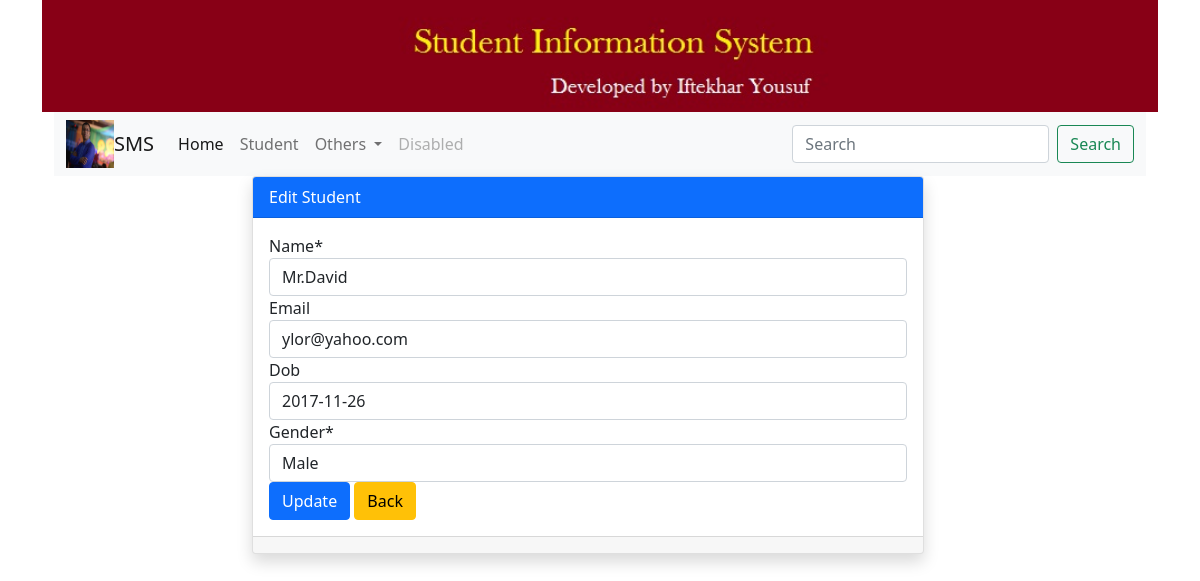
The app's page /stud/edit/46 with its own data.
### studentapp/models.py (models this page shows, shortened)
class Student(models.Model):
    GENDER_CHOICES=[('Male','Male'),('Female','Female'),]
    id=models.AutoField(primary_key=True)
    name=models.CharField(max_length=100)
    email=models.EmailField(unique=True,blank=True)
    dob=models.DateField(default=datetime.now,blank=True)
    gender=models.CharField(max_length=6,choices=GENDER_CHOICES,default='Male')

### studentapp/views.py (the view)
# urls.py: path('edit/<int:id>',views.edit,name='edit'),
def edit(request,id):
    student=Student.objects.get(pk=id)
    form=StudentForm(request.POST or None,instance=student)
    context={'title':'edit','form':form,"student":student}
    return render(request,"student/edit.html",context)

### studentapp/forms.py
class StudentForm (forms.ModelForm):
    class Meta:
        model=Student
        fields="__all__"

### templates/student/edit.html (shortened to what this page needs)
{% extends 'base.html' %}
{% block content %}
    <div class="row container" >
        <div class="col-md-2"></div>
        <div class="col-md-8">
            <div class="card shadow ">
                <div class="card-header bg-primary text-white">Edit Student</div>
                <div class="card-body">
                    <form action="{% url 'update' student.id %}"  method="post">
                        {% load crispy_forms_tags %}
                        {{form|crispy}}
                        <div class="form-group row" >
                            <div class="col-sm-4">
                                <input type="submit" value="Update" class="btn btn-primary" >
                                <a href="{% url 'index' %}" class="btn btn-warning">Back</a>
                            </div>
                        </div>
                    </form>
                </div>
                <div class="card-footer"></div>
            </div>
        </div>
    </div>
</div>
{% endblock %}

### records on screen
Student: name "Mr.David", email "ylor@yahoo.com", dob "2017-11-26", gender "Male"
